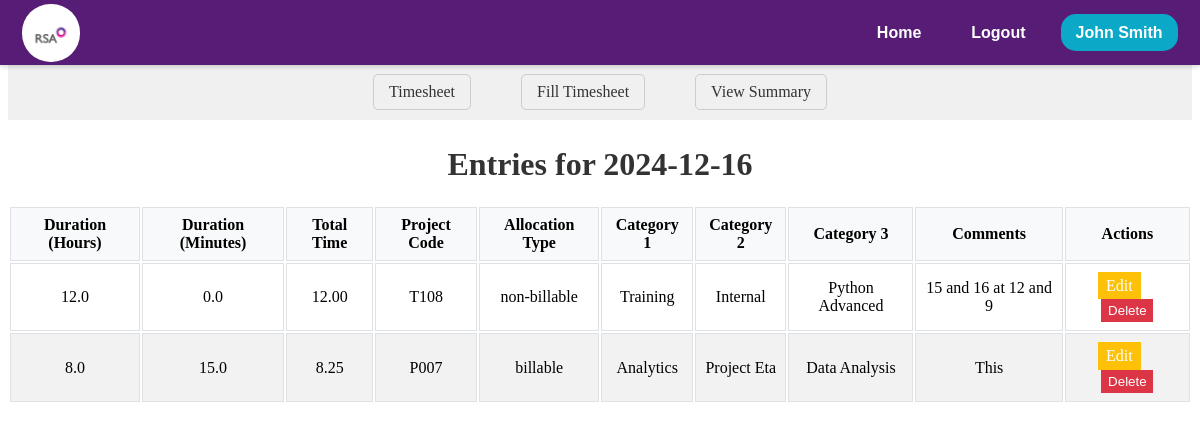
The page /timesheet/view_entries/2024-12-16 (signed in) on the database as committed earlier.
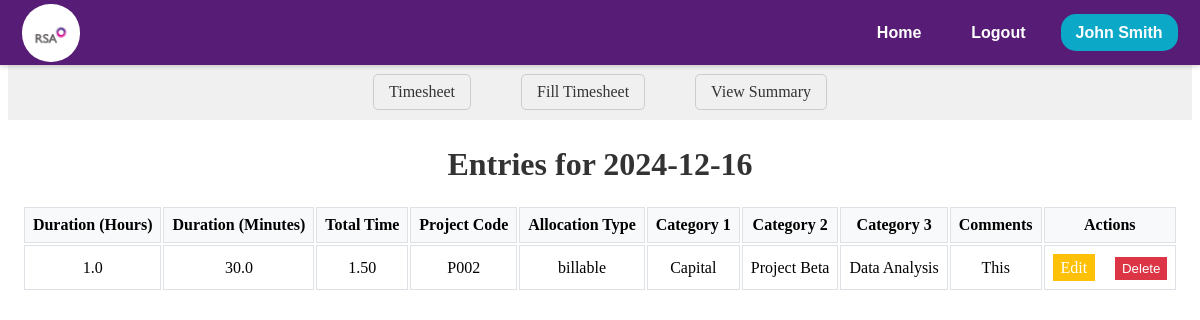
The same page on the database as committed later.
### models.py (models this page shows, shortened)
class EMPWD(db.Model, UserMixin):
    __tablename__ = 'EMPWD'
    EMPID = db.Column(db.String(255), primary_key=True)
    username = db.Column(db.String(255), unique=True, nullable=False)
    EName = db.Column(db.String(255))
    DOJRS = db.Column(db.Date)
    DOJSIPL = db.Column(db.Date, nullable=True)
    Profile = db.Column(db.String(255))
    Status = db.Column(db.String(50))
    SIPLLevel = db.Column(db.String(50))
    RSALevel = db.Column(db.String(50))
    EEMail = db.Column(db.String(255))
    IEMail = db.Column(db.String(255))
    Landline = db.Column(db.String(20))
    Mobile = db.Column(db.String(20))
    Ext = db.Column(db.String(10))
    Secretary = db.Column(db.String(255))
    SecretaryID = db.Column(db.String(255))
    SystemID = db.Column(db.String(255))
    Password = db.Column(db.String(255), nullable=False)
    Team = db.Column(db.String(255))
    LineManager = db.Column(db.String(255))
    LineManagerID = db.Column(db.String(255))
    AlternateContatName = db.Column(db.String(255))
    AlternateContatID = db.Column(db.String(255))
    DateofLeavingRSAASIPL = db.Column(db.Date)
    ReasonforLeaving = db.Column(db.String(255))
    LineManager2 = db.Column(db.String(255))
    ITAdmin = db.Column(db.String(255))
    HRAdmin = db.Column(db.String(255))
    TrnAdmin = db.Column(db.String(255))
    FinAdmin = db.Column(db.String(255))
    Field6 = db.Column(db.String(255))
    Field7 = db.Column(db.String(255))
    def get_id(self):
        return self.EMPID

class TimesheetEntry(db.Model):
    __tablename__ = 'timesheet_entries'
    Uniq_ID = db.Column(db.String(255), primary_key=True)
    EmpID = db.Column(db.String(10), nullable=False)
    DateofEntry = db.Column(db.Date, nullable=False)
    StartTime = db.Column(db.String(255))
    EndTime = db.Column(db.String(255))
    Hours = db.Column(db.Float)
    Minutes = db.Column(db.Float)
    AllocationType = db.Column(db.String(50))
    Category1 = db.Column(db.String(50))
    Category2 = db.Column(db.String(50))
    Category3 = db.Column(db.String(50))
    ProjectCode = db.Column(db.String(10))
    Category5 = db.Column(db.String(50))
    Category6 = db.Column(db.String(50))
    Comment = db.Column(db.String(255))
    Team = db.Column(db.String(255), nullable=False)
    Status = db.Column(db.String(20))
    SubmitDate = db.Column(db.DateTime, default=lambda: datetime.now(timezone.utc))
    RecordType = db.Column(db.String(50))
    WO_Percent = db.Column(db.Float)
    WO_Units = db.Column(db.Integer)
    NetUnits = db.Column(db.Integer)
    BaseRate = db.Column(db.Float)
    Billed_Label = db.Column(db.String(50))
    WOFF_Reason = db.Column(db.String(255))
    LastUploadDate = db.Column(db.DateTime, onupdate=lambda: datetime.now(timezone.utc))
    LastUpdatedBy = db.Column(db.String(50))
    InvNum =db.Column(db.Float)
    FinalRate = db.Column(db.Float)
    SSMA_TimeStamp = db.Column(db.DateTime )

### app.py (the view)
@app.route('/timesheet/view_entries/<date>')
@login_required
def view_entries(date):
    try:
        date = datetime.strptime(date, '%Y-%m-%d').date()
        entries = TimesheetEntry.query.filter_by(EmpID=current_user.get_id(), DateofEntry=date).all()
        return render_template('timesheet/timesheet-summery/view_entries.html', entries=entries, date=date, user=current_user)
    except Exception as e:
            session['error_type'] = "Internal Server Error"
            session['error_message'] = f"Unable get data for the {date}"
            return redirect(url_for('error_page'))

### app.py (called while the page is built)
@app.before_request
def session_management():
    session.permanent = True

@login_manager.user_loader
def load_user(user_id):
    session = db.session
    return session.get(EMPWD, user_id)

### templates/timesheet/timesheet-summery/view_entries.html (shortened to what this page needs)
<!DOCTYPE html>
<html lang="en">
  <head>
    <link
      rel="stylesheet"
      href="{{ url_for('static', filename='css/timesheet/view_entries.css') }}"
    />
  </head>
  <body>
    <div>
      {% include 'navbar/navbar.html' %}
      <nav class="ts-nav-container">
        <div class="ts-nav-center">
          <a href="/timesheet" class="ts-nav-link">Timesheet</a>
          <a href="/timesheet/fill" class="ts-nav-link">Fill Timesheet</a>
          <a href="/timesheet/summary" class="ts-nav-link"> View Summary</a>
        </div>
      </nav>
      <div class="view-box">
        <h1 class="ts-dateentry-title">Entries for {{ date }}</h1>
        <table>
          <thead class="ts-dateentry-header">
            <tr class="ts-dateentry-header-row">
              <th class="ts-dateentry-header-cell">Duration (Hours)</th>
              <th class="ts-dateentry-header-cell">Duration (Minutes)</th>
              <th class="ts-dateentry-header-cell">Total Time</th>
              <th class="ts-dateentry-header-cell">Project Code</th>
              <th class="ts-dateentry-header-cell">Allocation Type</th>
              <th class="ts-dateentry-header-cell">Category 1</th>
              <th class="ts-dateentry-header-cell">Category 2</th>
              <th class="ts-dateentry-header-cell">Category 3</th>
              <th class="ts-dateentry-header-cell">Comments</th>
              <th class="ts-dateentry-header-cell">Actions</th>
            </tr>
          </thead>
          <tbody>
            {% for entry in entries %}
            <tr class="ts-dateentry-row">
              <td class="ts-dateentry-cell">{{ entry.Hours}}</td>
              <td class="ts-dateentry-cell">{{ entry.Minutes }}</td>
              <td class="ts-dateentry-cell">
                {{"%.2f" | format(entry.Hours + (entry.Minutes/60))}}
              </td>
              <td class="ts-dateentry-cell">{{ entry.ProjectCode }}</td>
              <td class="ts-dateentry-cell">{{ entry.AllocationType }}</td>
              <td class="ts-dateentry-cell">{{ entry.Category1}}</td>
              <td class="ts-dateentry-cell">{{ entry.Category2}}</td>
              <td class="ts-dateentry-cell">{{ entry.Category3}}</td>
              <td class="ts-dateentry-cell">{{ entry.Comment }}</td>
              <td class="ts-dateentry-cell">
                <a class="ts-dateentry-link" href="/comingsoon">Edit</a>
                <form
                  action="{{ url_for('timesheet.delete_entry', entry_id=entry.Uniq_ID) }}"
                  method="POST"
                  style="display: inline"
                  class="ts-dateentry-form"
                >
                  <button
                    type="submit"
                    onclick="handleCustomConfirm(event, 'Are you sure you want to delete this entry?');"
                    class="ts-dateentry-button"
                  >
                    Delete
                  </button>
                </form>
              </td>
            </tr>
            {% endfor %}
          </tbody>
        </table>
      </div>
    </div>
  </body>
</html>

### templates/navbar/navbar.html (shortened to what this page needs)
<!DOCTYPE html>
<html lang="en">
  <head>
    <link
      rel="stylesheet"
      href="{{ url_for('static', filename='css/navbar/navbar.css') }}"
    />
  </head>
  <body>
    <header id="navbar">
      <nav class="navbar-container container">
        <a href="/home" class="home-link">
          <div class="navbar-logo">
            <img
              src="{{ url_for('static', filename='images/logo.png') }}"
              alt="Logo"
            />
          </div>
        </a>
        <div class="navbar-links">
          <a class="navbar-link" href="/home">Home</a>
          <a class="navbar-link" href="/logout">Logout</a>
          <div class="navInfo" data-toggle="false">
            <a class="navbar-link-name" href="#">
              <span>{{user.EName}}</span>
            </a>
          </div>
        </div>
      </nav>
    </header>
  </body>
</html>

### static/css/timesheet/view_entries.css (style rules this page uses)
.ts-dateentry-title { font-size: 2em; color: #333; text-align: center; }
.ts-dateentry-header { background-color: #f8f9fa; }
.ts-dateentry-header-cell { font-weight: bold; padding: 0.5em; border: 1px solid #dee2e6; }
.ts-dateentry-row { background-color: #fff; }
.ts-dateentry-cell { padding: 0.5em; border: 1px solid #dee2e6; }
.ts-dateentry-link { background-color: #ffc107; color: white; border: none; padding: 0.3em 0.5em; cursor: pointer; margin-right: 1em; text-decoration: none; display: inline-block; }
.ts-dateentry-form { display: inline-block; }
.ts-dateentry-button { background-color: #dc3545; color: white; border: none; padding: 0.3em 0.5em; cursor: pointer; }
.ts-nav-container { margin-top: 64px; margin-bottom: 5px; display: flex; justify-content: center; align-items: center; padding: 10px 20px; background-color: #f0f0f0; }
.ts-nav-center { display: flex; }
.ts-nav-link { margin: 0 25px; text-decoration: none; color: #333; border: 1px solid #ccc; padding: 8px 15px; border-radius: 5px; }
.view-box { text-align: center; align-items: center; justify-content: center; display: flex; flex-direction: column; }

### static/css/navbar/navbar.css (style rules this page uses)
#navbar { --navbar-bg-color: #571c75; --navbar-text-color: #fff; --navbar-text-color-focus: #fff; --navbar-bg-contrast: rgb(255, 0, 85); position: fixed; top: 0; left: 0; right: 0; height: 65px; background-color: var(--navbar-bg-color); box-shadow: 0 2px 4px rgba(0, 0, 0, 0.15); z-index: 99; font-weight: 700; font-family: sans-serif; }
.navbar-container { display: flex; justify-content: space-between; align-items: center; height: 100%; padding: 0 1.4rem; }
.home-link { display: flex; align-items: center; }
.navbar-logo { background-color: var(--navbar-text-color-focus); border-radius: 49%; width: 58px; height: 58px; margin-right: 0.5em; }
.navbar-logo img { width: 46px; margin-top: 0.55rem; margin-left: 0.34rem; }
.navbar-links { display: flex; align-items: center; gap: 20px; }
.navbar-link { color: var(--navbar-text-color); text-decoration: none; border-radius: 15px; padding: 10px 15px; transition: background-color 0.3s ease; border-radius: 15px; }
.navbar-link-name { background-color: #0ca8c7; color: #fff; padding: 10px 15px; border-radius: 15px; text-decoration: none; }
.navInfo { position: relative; color: black; }

Rows that differ between the two databases and show on the page:
removed TimesheetEntry: Hours "12.0", Minutes "0.0", entry.Hours+(entry.Minutes/60) "12.00", ProjectCode "T108", AllocationType "non-billable", Category1 "Training", Category2 "Internal", Category3 "Python Advanced", Comment "15 and 16 at 12 and 9"
removed TimesheetEntry: Hours "8.0", Minutes "15.0", entry.Hours+(entry.Minutes/60) "8.25", ProjectCode "P007", AllocationType "billable", Category1 "Analytics", Category2 "Project Eta", Category3 "Data Analysis", Comment "This"
added TimesheetEntry: Hours "1.0", Minutes "30.0", entry.Hours+(entry.Minutes/60) "1.50", ProjectCode "P002", AllocationType "billable", Category1 "Capital", Category2 "Project Beta", Category3 "Data Analysis", Comment "This"
